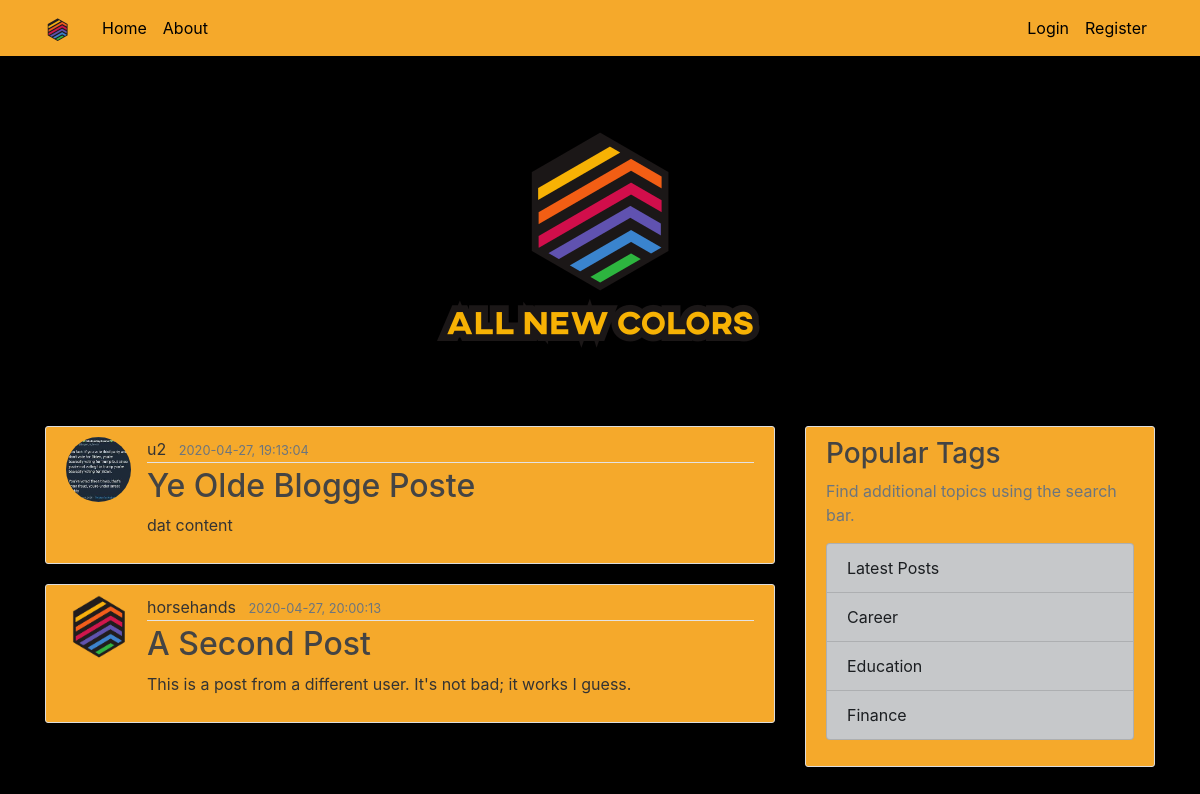
The page /home on the database its author committed.
### main/models.py (models this page shows, shortened)
class Post(db.Model):
	id = db.Column(db.Integer, primary_key=True)
	title = db.Column(db.String(100), nullable=False)
	date_posted = db.Column(db.DateTime, nullable=False, default=datetime.utcnow)
	content = db.Column(db.Text, nullable=False)
	user_id = db.Column(db.Integer, db.ForeignKey('user.id'), nullable=False)

class User(db.Model, UserMixin):
	id = db.Column(db.Integer, primary_key=True)
	username = db.Column(db.String(20), unique=True, nullable=False)
	email = db.Column(db.String(120), unique=True, nullable=False)
	image_file = db.Column(db.String(20), nullable=False, default='profile-default.png')
	password = db.Column(db.String(60), nullable=False)
	posts = db.relationship('Post', backref='author', lazy=True)

### main/routes.py (the view)
@app.route('/')
@app.route('/home')
def home():
    posts = Post.query.all()
    return render_template('home.html', posts=posts)

### main/templates/home.html
{% extends "layout.html" %}
{% block content %}
	{% for post in posts %}
<article class="media content-section">
  <img class="rounded-circle article-img" src="{{ url_for('static', filename='profile_pics/' + post.author.image_file) }}">
  <div class="media-body">
    <div class="article-metadata">
      <a class="mr-2" href="#">{{ post.author.username }}</a>
      <small class="text-muted">{{ post.date_posted.strftime("%Y-%m-%d, %H:%M:%S") }}</small>
    </div>
    <h2><a class="article-title" href="{{ url_for('post', post_id=post.id) }}">{{ post.title }}</a></h2>
    <p class="article-content">{{ post.content }}</p>
  </div>
</article>
	{% endfor %}
{% endblock content %}

### main/templates/layout.html (shortened to what this page needs)
<!DOCTYPE html>
<html>
<head>
    <link rel="stylesheet" href="https://stackpath.bootstrapcdn.com/bootstrap/4.4.1/css/bootstrap.min.css">
    <link rel="stylesheet" type="text/css" href="{{ url_for('static', filename='main.css') }}">
</head>
<body>
<header class="site-header">
  <nav class="navbar navbar-expand-md navbar-dark bg-yellow fixed-top">
    <div class="container">
      <a class="navbar-brand mr-4" href="/"><img src=" {{ url_for('static', filename='/img/anc-logo-nav.png') }}"></a>
      <div class="collapse navbar-collapse" id="navbarToggle">
        <div class="navbar-nav mr-auto">
          <a class="nav-item nav-link" href="{{ url_for('home') }}">Home</a>
          <a class="nav-item nav-link" href="{{ url_for('about') }}">About</a>
        </div>
        <div class="navbar-nav">
          {% if current_user.is_authenticated %}
          <a class="nav-item nav-link" href="{{ url_for('new_post') }}">Post</a>
          <a class="nav-item nav-link" href="{{ url_for('account') }}">Account</a>
          <a class="nav-item nav-link" href="{{ url_for('logout') }}">Logout</a>
          {% else %}
          <a class="nav-item nav-link" href="{{ url_for('login') }}">Login</a>
          <a class="nav-item nav-link" href="{{ url_for('register') }}">Register</a>
          {% endif %}
        </div>
      </div>
    </div>
  </nav>
</header>
<main role="main" class="container">
	<div class="container" style="text-align: center">
		<img style = "padding-top: 4vh; padding-bottom: 8vh;" src=" {{ url_for('static', filename='/img/website_logo_transparent_background.png') }}">
	</div>
  <div class="row">
    <div class="col-md-8">
      {% block content %}{% endblock %}
    </div>
    <div class="col-md-4">
      <div class="content-section">
        <h3>Popular Tags</h3>
        <p class='text-muted'>Find additional topics using the search bar.
          <ul class="list-group">
            <li class="list-group-item list-group-item-dark">Latest Posts</li>
            <li class="list-group-item list-group-item-dark">Career</li>
            <li class="list-group-item list-group-item-dark">Education</li>
            <li class="list-group-item list-group-item-dark">Finance</li>
          </ul>
        </p>
      </div>
    </div>
  </div>
</main>
</body>
</html>

### main/static/main.css (style rules this page uses)
a { color: #333333; }
body { background: #000000; color: #333333; margin-top: 5rem; }
h1, h2, h3, h4, h5, h6 { color: #444444; }
.bg-yellow { background-color: #F5A92B; }
.site-header .navbar-nav .nav-link { color: #000000; }
.content-section { background: #F5A92B; padding: 10px 20px; border: 1px solid #dddddd; border-radius: 3px; margin-bottom: 20px; }
.article-title { color: #444444; }
.article-content { white-space: pre-line; }
.article-img { height: 65px; width: 65px; margin-right: 16px; }
.article-metadata { padding-bottom: 1px; margin-bottom: 4px; border-bottom: 1px solid #e3e3e3; }

### rows shown on the page
Post: image_file (picture), author.username "u2", date_posted "2020-04-27, 19:13:04", title "Ye Olde Blogge Poste", content "dat content"
Post: image_file (picture), author.username "horsehands", date_posted "2020-04-27, 20:00:13", title "A Second Post", content "This is a post from a different user. It's not bad; it works I guess."
